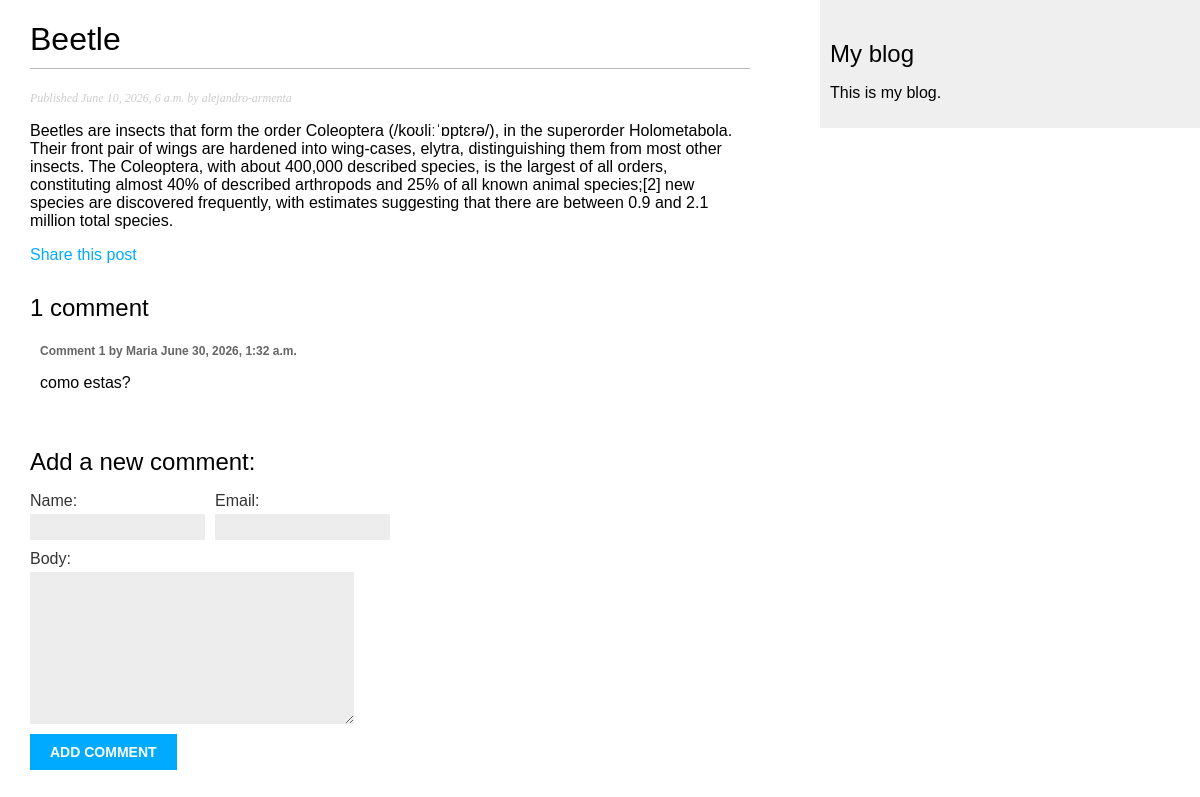
The app's page /blog/2026/6/10/beetle/, older data.
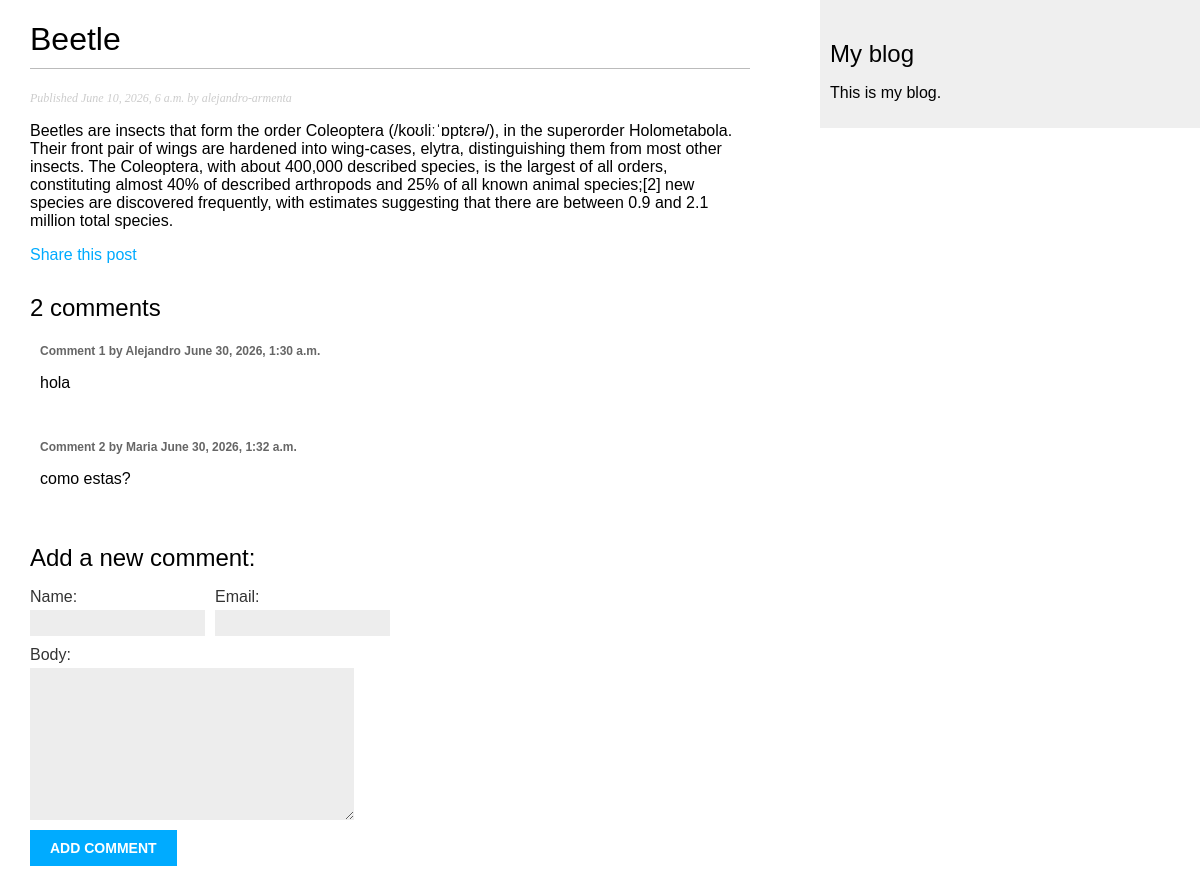
The same page, newer data.
### blog/models.py (models this page shows, shortened)
class Comment(models.Model):
    post = models.ForeignKey(Post, on_delete=models.CASCADE, related_name="comments")
    name = models.CharField(max_length=80)
    email = models.EmailField()
    body = models.TextField()
    created = models.DateTimeField(auto_now_add=True)
    updated = models.DateTimeField(auto_now=True)
    active = models.BooleanField(default=True)
    class Meta:
        ordering = ["created"]
        indexes = [models.Index(fields=["created"])]

### blog/views.py (the view)
def post_detail(request, year, month, day, post):
    post = get_object_or_404(
        Post,
        status=Post.Status.PUBLISHED,
        publish__year=year,
        publish__month=month,
        publish__day=day,
        slug=post,
    )
    comments = post.comments.filter(active=True)
    form = CommentForm()
    return render(
        request,
        "blog/post/detail.html",
        {"post": post, "comments": comments, "form": form},
    )

### blog/forms.py
class CommentForm(forms.ModelForm):
    bound_field_class = CommentBoundField
    class Meta:
        model = Comment
        fields = ["name", "email", "body"]

### blog/templates/blog/post/detail.html (shortened to what this page needs)
{% extends "blog/base.html" %}
{% block content %}
    <h1>{{ post.title }}</h1>
    <p class="date">
        Published {{ post.publish }} by {{ post.author }}
    </p>
    {{ post.body|linebreaks }}
    <p>
        <a href="{% url 'blog:post_share' post.id %}">
            Share this post
        </a>
    </p>
    {% with comments.count as total_comments %}
        <h2>
            {{ total_comments }} comment{{ total_comments|pluralize }}
        </h2>
    {% endwith %}
    {% for comment in comments %}
        <div class="comment">
            <p class="info">
                Comment {{ forloop.counter }} by {{ comment.name }}
                {{ comment.created }}
            </p>
            {{ comment.body|linebreaks }}
        </div>
    {% empty %}
        <p>There are no comments.</p>
    {% endfor %}
    {% include 'blog/post/includes/comment_form.html' %}
{% endblock %}

Row changes from the older to the newer data that the page shows:
now on this page (row edited): Comment: name "Alejandro", created "June 30, 2026, 1:30 a.m.", body "hola"
Text that changed along with them:
{{ total_comments }}: "1" → "2"
